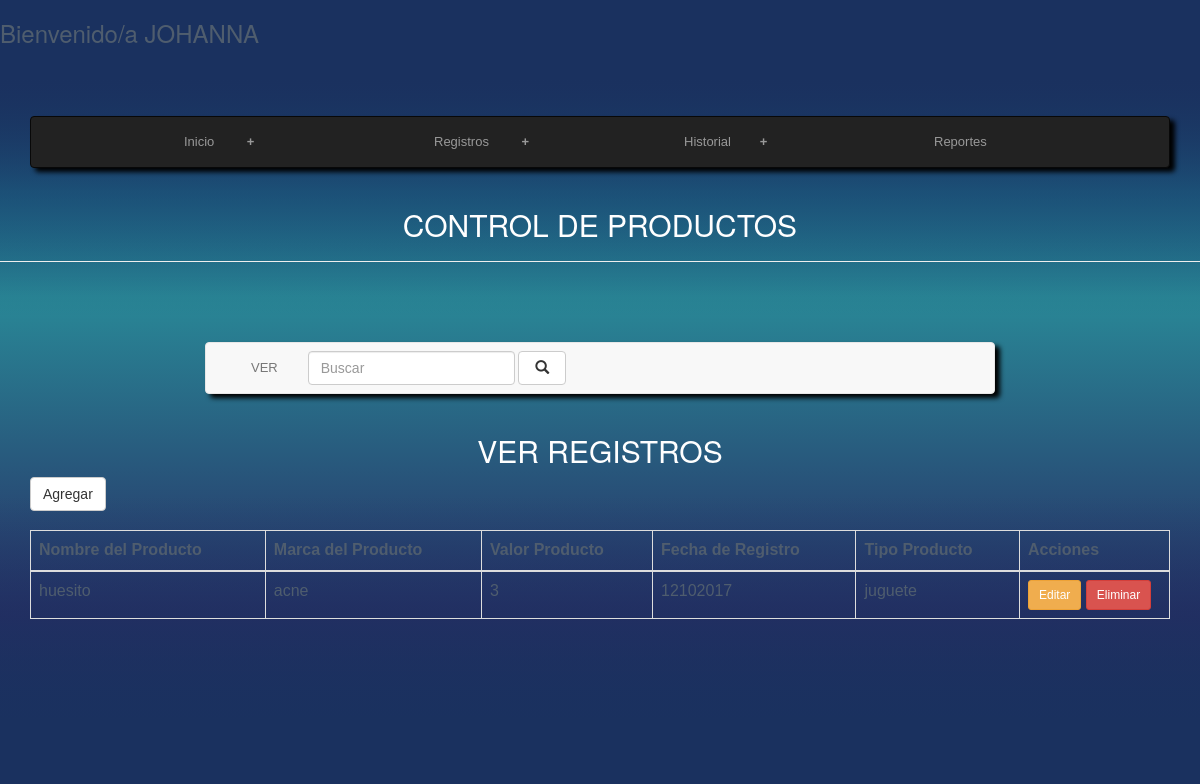
The page /ANP_Final/php/productos.php (signed in) on the database its author committed.
### tables this page shows
CREATE TABLE `producto` (
  `id` int(10) NOT NULL,
  `nombreProducto` varchar(50) NOT NULL,
  `marcaProducto` varchar(50) NOT NULL,
  `valorProducto` int(10) NOT NULL,
  `fechaRegistro` varchar(10) NOT NULL,
  `tipoProducto` varchar(50) NOT NULL
);

### ANP_Final/php/tabla_prod.php (the view, shortened to what this page needs)
<?php
include "conexion.php";
$sql1= "select * from producto";
$query = $con->query($sql1);
?>
<?php if($query->num_rows>0):?>
<table class="table table-bordered table-hover">
<thead>
	<th>Nombre del Producto</th>
	<th>Marca del Producto</th>
	<th>Valor Producto</th>
	<th>Fecha de Registro</th>
	<th>Tipo Producto</th>
	<th>Acciones</th>
</thead>
<?php while ($r=$query->fetch_array()):?>
<tr>
	<td><?php echo $r["nombreProducto"]; ?></td>
	<td><?php echo $r["marcaProducto"]; ?></td>
	<td><?php echo $r["valorProducto"]; ?></td>
	<td><?php echo $r["fechaRegistro"]; ?></td>
	<td><?php echo $r["tipoProducto"]; ?></td>
	<td style="width:150px;">
		<a href="editar_prod.php?id=<?php echo $r["id"];?>" class="btn btn-sm btn-warning">Editar</a>
		<a href="#" id="del-<?php echo $r["id"];?>" class="btn btn-sm btn-danger">Eliminar</a>
	</td>
</tr>
<?php endwhile;?>
</table>
<?php else:?>
	<p class="alert alert-warning">No hay resultados</p>
<?php endif;?>

### ANP_Final/estilos/estilos2.css (style rules this page uses)
body { font-family: 'PT Sans', sans-serif; font-size: 13px; font-weight: 400; color: #4f5d6e; position: relative; background: rgb(26, 49, 95); background: -webkit-gradient(linear, left top, left bottom, color-stop(0%, rgba(26, 49, 95, 1)), color-stop(10%, rgba(26, 49, 95, 1)), color-stop(24%, rgba(29, 108, 141, 1)), color-stop(37%, rgba(41, 136, 151, 1)), color-stop(77%, rgba(39, 45, 100, 1)), color-stop(90%, rgba(26, 49, 95, 1)), color-stop(100%, rgba(26, 49, 95, 1))); filter: progid: DXImageTransform.Microsoft.gradient( startColorstr='#1a315f', endColorstr='#1a315f', GradientType=0); }

### rows shown on the page
producto: nombreProducto "huesito", marcaProducto "acne", valorProducto "3", fechaRegistro "12102017", tipoProducto "juguete"

### other values the page prints
$nombre "JOHANNA"
